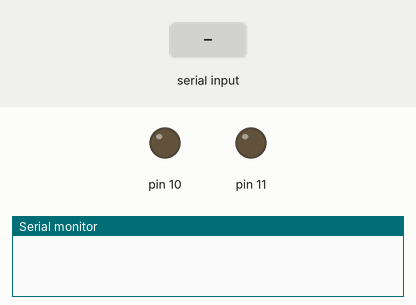
Recording of a sketch running on a simulated Arduino Uno, built with avr-gcc and run on an emulated ATmega328P. Parts: output pins drawn as LEDs (lit = HIGH), the last lines printed to the serial monitor. The inputs (shaded band) are chosen by the test bench.

Above: at 1.2 s.
1.3 s: "r" received over Serial
At 1.9 s:
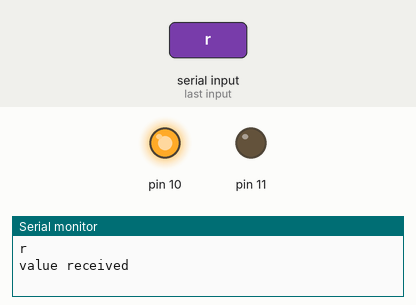
4.3 s: "1" received over Serial
Timing chart, 0 to 7.3 s (numbered marks = the images above; inputs shaded):
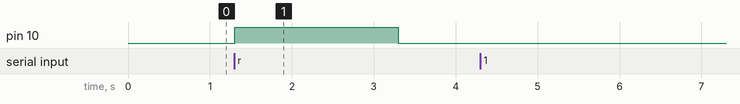

The sketch:

Trial.ino
```cpp
void setup() {
  // put your setup code here, to run once:
  pinMode(10, OUTPUT);
  pinMode(11, OUTPUT);
  Serial.begin(9600);
}

void loop() {
  // put your main code here, to run repeatedly:
  if (Serial.available()){
  char val = Serial.read();
  Serial.println(val);
  Serial.println("value received");
    if(val == 'r'){
      digitalWrite(10, HIGH);
      digitalWrite(11, LOW);
      delay(2000);
      digitalWrite(10, LOW);
      digitalWrite(11, LOW);
    }

  }

}
```

Measured:
- after the input at 1.3 s, pin 10: LOW → HIGH at once, → LOW 2.0 s later
